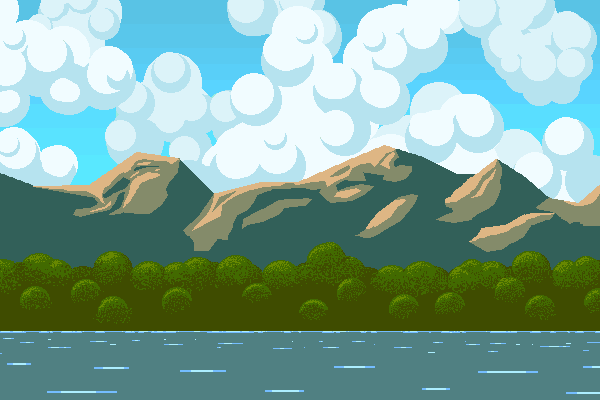
#> input picture bg.png, 600 x 400 px, given in place of the camera
$ python OpenCV_colordetect.py   (Python 2 division)   (older library calls are emulated)
#> lines starting #> are read from the running program, lines starting #| are printed output that depends on the picture; after the words box and inside, x2 and y2 are one past the last pixel; in counts of white or black regions, pixels touching at a corner belong together

#Program: At the moment this program is set to detect any object that is green. So don't wear green, unless you want to detect yourself.

#Features:

#1) Tracking:

        # - Program takes every frame and turns it into an hsv image (hue, saturation, value) and that allows the program to
            #filter out any object within the range of the specified color and a mask is created.

        # - Once the object is filtered out, noise is removed from the mask, this removes any imperfections. And then any holes
            #inside of the mask is filled in, this gives us a perfect mask of the image.

        # - Original frame is then overlayed ontop of the mask, so the objects with that specified color is shown and everything else is black.

        # - Contours on the mask are found and they are then traced on the original frame.

        # - Center of the contour is calculated as x & y coordinates and its marked on the original frame.

        # - This center is what allows me to know where my object is on the screen, thus allowing me to control the game.


#2) Other features:

        # - The program allows you to press space and that will take a screenshot of the current frame and that screenshot is displayed.

        # - The program then allows you to select a region of interest(roi) by selecting a box on the snapshot.

        # - If you press ENTER, that region is isolated from the snapshot and displayed on a seperate window.


        # - This feature is meant to be used to allow the user to select any object they want and then my program will analyze the roi
            #and the average color will be calculated.

        # - This average will then be used to calculate lower and upper bounds for the color of that object and it will be detected.

        # - The tracking features listed above will be implemented.


        # THIS DOES NOT WORK AT THE MOMENT, as there is a problem with running through the roi and analyzing the colors.


#Libraries are imported
import cv2
import numpy as np
import colorsys


#lower and upper bounds are set for the current color, so the program is still able to detect the object
# across different light conditions.

#In this case, green is being detected.
lowerBound = np.array([33,80,40])
upperBound = np.array([102,255,255])


#Camera feed is captured from main camera
cam = cv2.VideoCapture(0)


#Main loop that keeps running to recieve the frames and handle them.
while True:

    #Current frame is read
    ret, img=cam.read()
#> img is the input picture: shape (400, 600, 3); mean B, G, R 151.8, 164.4, 125.7


    #Convert BGR to HSV
    imgHSV = cv2.cvtColor(img, cv2.COLOR_BGR2HSV)
#> imgHSV: shape (400, 600, 3); mean H, S, V 78.7, 112.5, 171.7


    #Create mask, which only has the color of the object that is being detected
    mask = cv2.inRange(imgHSV, lowerBound, upperBound)
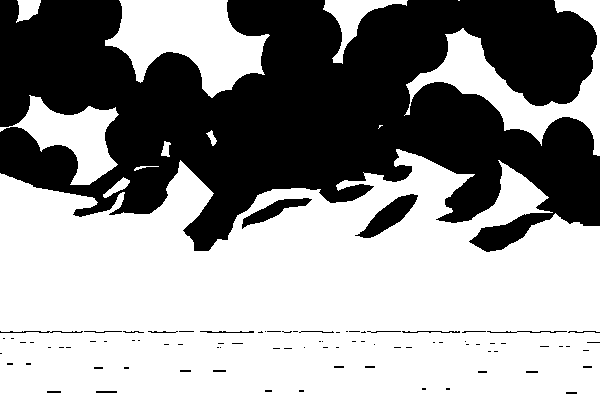
#> mask: shape (400, 600); 59.1% white; 86 black regions (64 under 20 px), largest, box (x1, y1, x2, y2) and area: (0, 0, 600, 252) 95311, (355, 194, 418, 238) 1050, (242, 198, 312, 229) 695


    #parameters for removing noise are set
    kernelOpen = np.ones((5,5))
    kernelClose = np.ones((5,5))


    #Imperfections in the mask are removed
    maskOpen = cv2.morphologyEx(mask, cv2.MORPH_OPEN, kernelOpen) #Removes useless noise
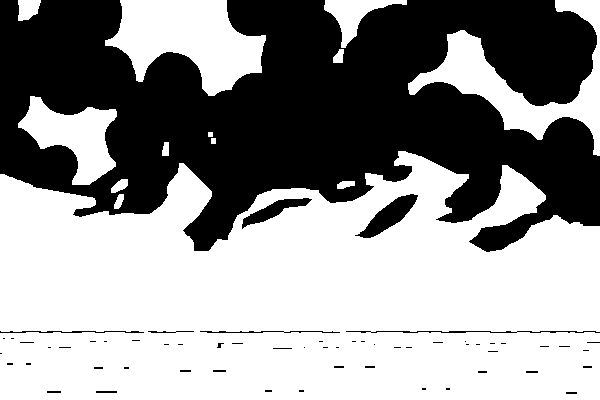
#> maskOpen: shape (400, 600); 58.8% white; 59 black regions (44 under 20 px), largest, box (x1, y1, x2, y2) and area: (0, 0, 600, 252) 95906, (355, 194, 418, 238) 1050, (242, 198, 312, 229) 696
    maskClose = cv2.morphologyEx(maskOpen, cv2.MORPH_CLOSE, kernelClose) #Fills in any holes in mask
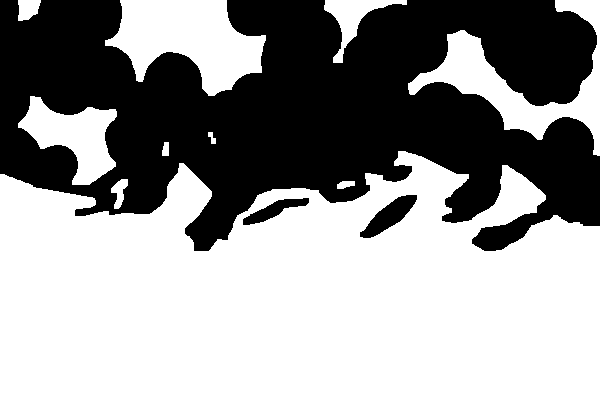
#> maskClose: shape (400, 600); 59.4% white; 3 black regions


    #Combines mask with the original frame so only the object is being shown while everything else is black.
    overlay = cv2.bitwise_and(img,img, mask= maskClose)
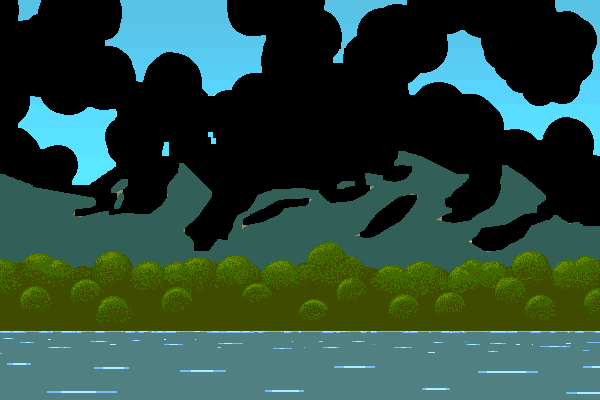
#> overlay: shape (400, 600, 3); mean B, G, R 60.2, 72.4, 41.9


    #Contours are found and outlined
    _,contours,_ = cv2.findContours(maskClose, cv2.RETR_TREE, cv2.CHAIN_APPROX_NONE) #Finds the points of contours
#> contours = 12 contours; largest, box (x1, y1, x2, y2) and area: (0, 151, 600, 400) 119444, (105, 0, 266, 96) 8858, (408, 0, 600, 156) 7379, (18, 96, 117, 185) 4203, (324, 0, 407, 63) 1408
    cv2.drawContours(img, contours, -1, (255,255,255), 3)   #Draws contours around those points
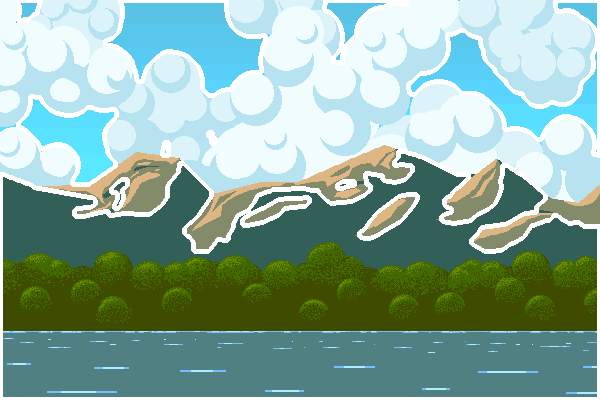
#> img: shape (400, 600, 3); 8.03% of pixels changed, all inside (x1, y1, x2, y2) = (0, 0, 600, 400)


    #Loop finds center of contours
    for c in contours:

        # compute the center of the contour
        M = cv2.moments(c) # Finds different characteristics about each contour, such as area, center, etc..


        #This extracts only the center of the contour and gives us an X any Y coordinate of the center.
        cX = int(M["m10"] / M["m00"])
        cY = int(M["m01"] / M["m00"])


        #Creates circle at the center of the contour
        cv2.circle(img, (cX, cY), 7, (255, 255, 255), -1)
        cv2.putText(img, "center", (cX - 20, cY - 20), cv2.FONT_HERSHEY_SIMPLEX, 0.5, (255, 255, 255), 2)


        #Condition statement sees if tracked object is on right or left or screen
        if cX < 300:
            print "right"

        else:
            print "left"
#> this loop made 12 passes
#> (cX, cY) on passes 1 to 12: (345, 184), (119, 191), (296, 297), (273, 209), (389, 215), (165, 149), (211, 137), (73, 136), (518, 81), (352, 16), (188, 39), (27, 8)
#| left
#| right
#| right
#| right
#| left
#| right
#| right
#| right
#> (further printed lines are left out)
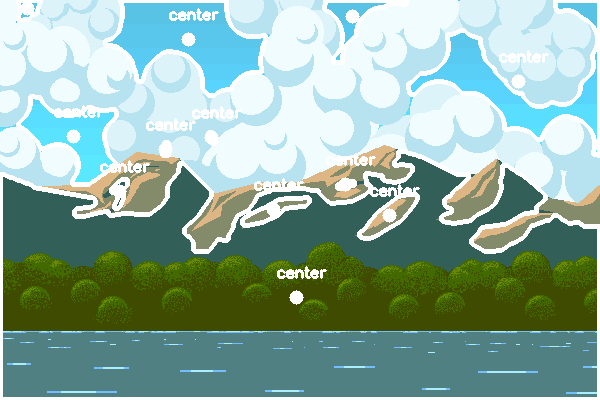
#> img: shape (400, 600, 3); 1.78% of pixels changed, all inside (x1, y1, x2, y2) = (22, 3, 549, 305)


    #Feature that allows user to select any object they want.
    #This will not analyze the color of the selected part as that causes a crash if it is kept in the code.


    #Pressing space will allow you to take a snapshot, then selecting a roi and pressing enter will display the roi.
    if cv2.waitKey(1) == 32:

#> (key q is pressed here)
        showCrosshair = False
        x0, y0, y1, x1 = cv2.selectROI("snapshot", img, showCrosshair)#selects roi(region of interest) and gives us the x and y coordinates of rectangle

        croppedImg = img[y0:y0+y1 , x0:x0+x1] #roi is selected from snapshot

        #height and width are calculated
        height = y0 - y1
        width = x0 - x1

        cv2.imshow("croppedImg", croppedImg)


    #Different frames are displayed
    cv2.imshow('camera', img) #displays original frame with contours
    cv2.imshow('HSV', imgHSV) #displays hsv frame
    cv2.imshow('mask&image Overlay', overlay) #displays mask


    #If q is pressed, loop is ended and camera is turned off
    if cv2.waitKey(1) == ord('q'):
#> (key q is pressed here)
        break


cam.release() #camera feed is released back to the system
cv2.destroyAllWindows() #All windows are closed
